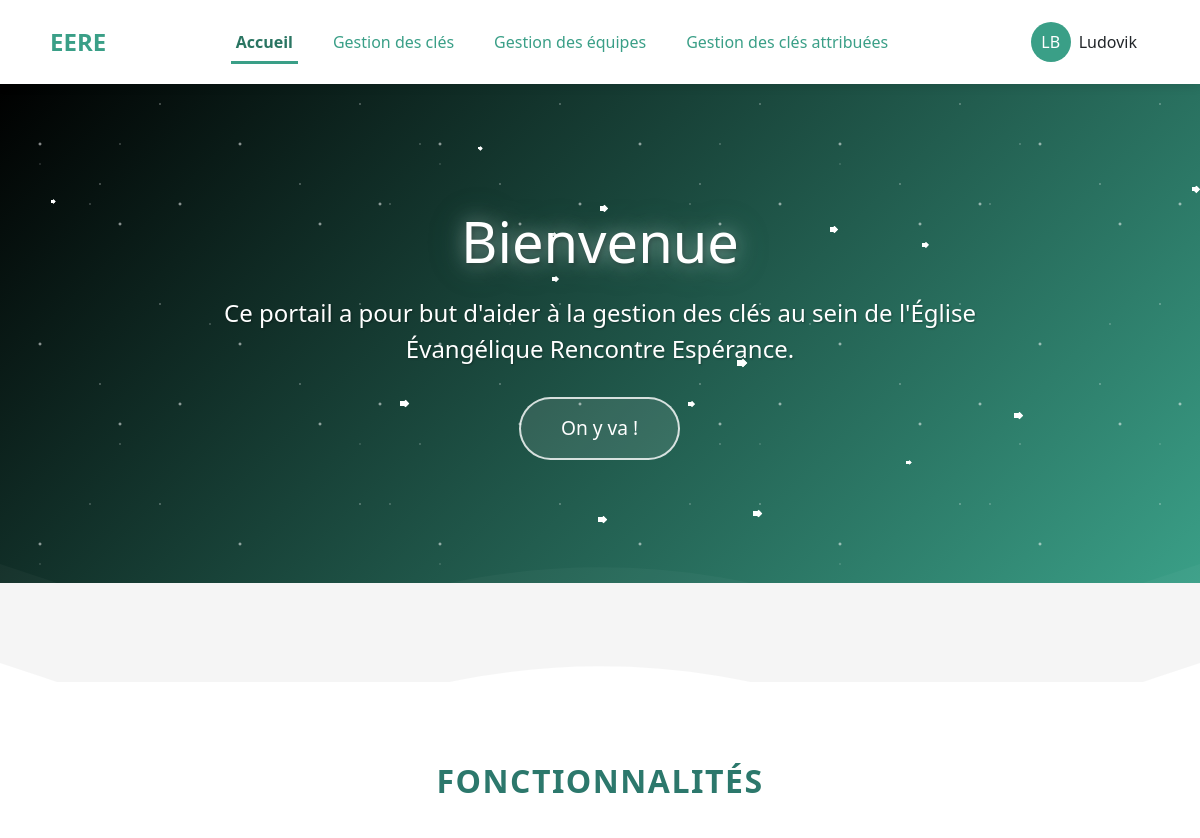
The page /home/ (signed in, upper part) on the database as committed earlier.
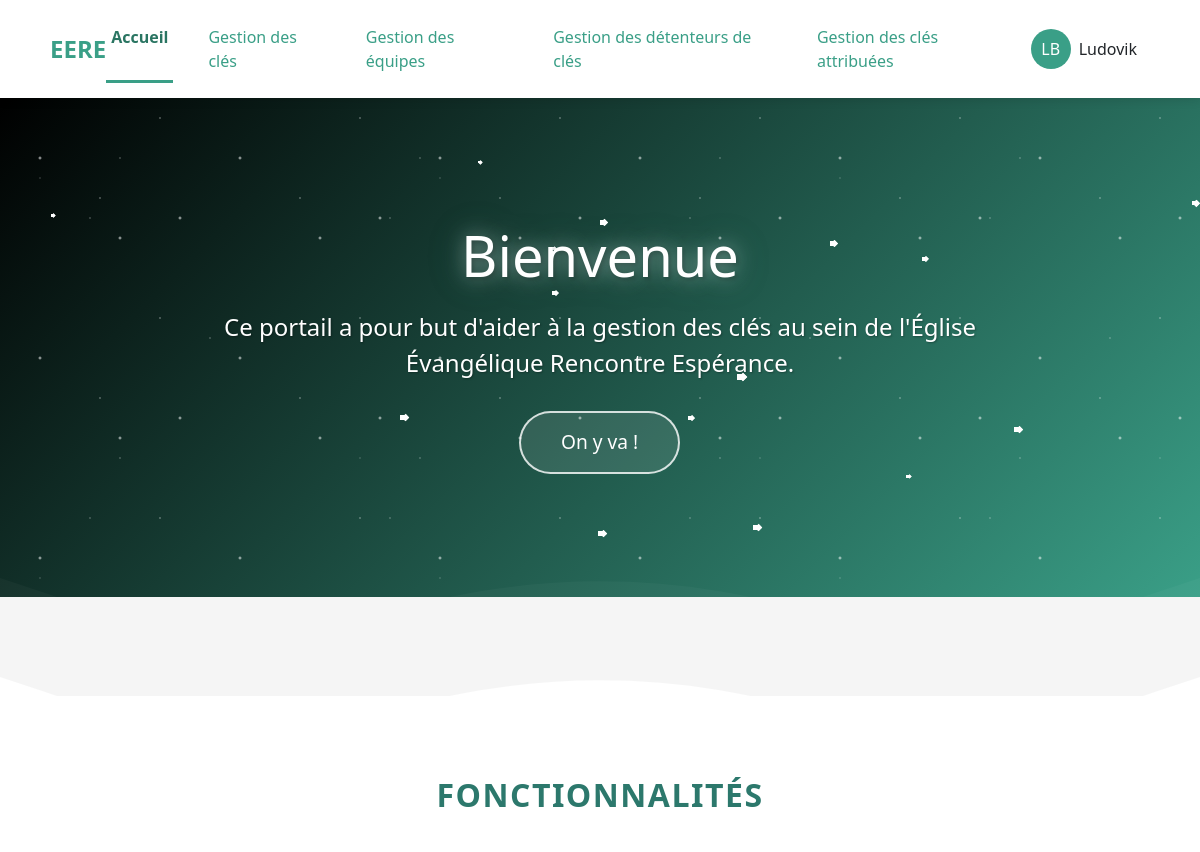
The same page on the database as committed later.
### listings/views.py (the view)
# urls.py: 2. Add a URL to urlpatterns:  path('', views.home, name='home')
def home(request):
    return render(request, 'listings/home.html')

### listings/utils.py (called while the page is built)
def set_current_user(user):
    _thread_locals.user = user

    def __call__(self, request):
        if hasattr(request, 'user') and request.user.is_authenticated:
            set_current_user(request.user)
        else:
            set_current_user(None)
        response = self.get_response(request)
        set_current_user(None)
        return response

### listings/templates/listings/home.html (shortened to what this page needs)
{% extends 'listings/base.html' %}
{% load static %}
{% block content %}
<section class="hero-section" id="home">
    <div class="wave"></div>
    <div class="stars-container" id="starsContainer">
        <div class="stars-layer-1"></div>
        <div class="stars-layer-2"></div>
        <div class="stars-layer-3"></div>
    </div>
    <div class="hero-content">
        <h2 class="hero-title">Bienvenue</h2>
        <p class="hero-description">Ce portail a pour but d'aider à la gestion des clés au sein de l'Église Évangélique Rencontre Espérance.</p>
        <button class="cta-button" onclick="window.location.href='{% url 'key_list' %}'">
            <span>On y va !</span>
        </button>
    </div>
</section>
<div class="section-separator">
    <div class="separator-wave"></div>
</div>
<section class="features-section" id="features">
    <h2>Fonctionnalités</h2>
</section>
{% endblock %}

### listings/templates/listings/base.html (shortened to what this page needs)
<!DOCTYPE html>
{% load static %}
<html lang="fr">
<head>
    <link href="https://cdn.jsdelivr.net/npm/bootstrap@5.3.0/dist/css/bootstrap.min.css" rel="stylesheet">
    <link rel="stylesheet" href="https://cdnjs.cloudflare.com/ajax/libs/font-awesome/6.4.0/css/all.min.css">
</head>
<body>
    <header class="top-header">
        <div class="logo" onclick="window.location.href='{% url 'home' %}'">EERE</div>
        <nav class="nav-menu">
            <a href="{% url 'home' %}" id="menu-home">Accueil</a>
            <a href="{% url 'key_list' %}" id="menu-key_list">Gestion des clés</a>
            <a href="{% url 'team_list' %}" id="menu-team_list">Gestion des équipes</a>
            {% if request.user.role == 'admin' %}
                <a href="{% url 'user_list' %}" id="menu-user_list">Gestion des détenteurs de clés</a>
            {% endif %}
            <a href="{% url 'user_keys' %}" id="menu-user_keys">Gestion des clés attribuées</a>
        </nav>
        {% if request.user.is_authenticated %}
        <div class="user-menu dropdown">
            <button class="btn dropdown-toggle" type="button" id="userMenuButton" data-bs-toggle="dropdown" aria-expanded="false">
                <div class="d-flex align-items-center">
                    <div class="user-initials me-2">
                        {{ request.user.first_name|first }}{{ request.user.last_name|first }}
                    </div>
                    <span class="d-none d-md-inline">{{ request.user.first_name }}</span>
                </div>
            </button>
        </div>
        {% endif %}
    </header>
    <main role="main">
        {% block content %}{% endblock %}
    </main>
</body>
</html>

Rows that differ between the two databases and show on the page:
changed Owner "Ludovik": role "visitor" → "admin" (drawn)
Other text that changed with them:
text now shown: "Gestion des détenteurs de clés"
